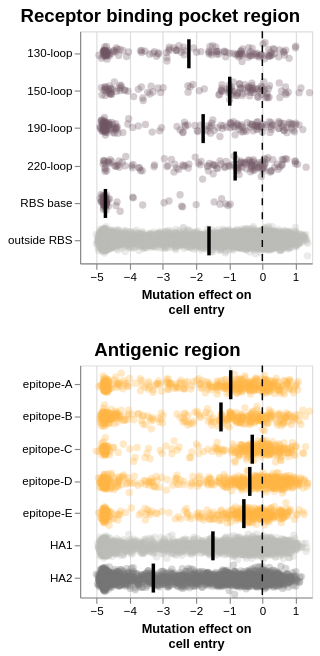

Notebook code for this chart:
### Code cell
(rbs_combined_chart & epitope_combined_chart).resolve_scale(
    color='independent'
)

### Figure 1 — Vega-Lite specification as saved in the notebook (floating-point values rounded to 4 significant figures; data arrays with more than 128 entries replaced by an {"elided": "..."} marker saying what was removed)
{"config": {"view": {"continuousWidth": 300, "continuousHeight": 300}}, "vconcat": [{"concat": [{"layer": [{"data": {"name": "data-a808c998477816bfd6ea81593c5fd7ab"}, "mark": {"type": "circle", "opacity": 0.3, "size": 40, "stroke": null, "strokeWidth": 0}, "encoding": {"color": {"field": "rbs_region", "legend": null, "scale": {"domain": ["outside RBS", "130-loop", "150-loop", "190-loop", "220-loop", "RBS base"], "range": ["#bdbebb", "#725663", "#725663", "#725663", "#725663", "#725663"]}, "type": "nominal"}, "tooltip": [{"field": "site", "type": "nominal"}, {"field": "wildtype", "type": "nominal"}, {"field": "mutant", "type": "nominal"}, {"field": "effect", "type": "quantitative"}], "x": {"field": "effect", "title": ["Mutation effect on", "cell entry"], "type": "quantitative"}, "y": {"field": "rbs_region", "title": null, "type": "nominal"}, "yOffset": {"field": "jitter", "type": "quantitative"}}, "transform": [{"calculate": "sqrt(-2*log(random()))*cos(2*PI*random())", "as": "jitter"}]}, {"data": {"name": "data-a808c998477816bfd6ea81593c5fd7ab"}, "mark": {"type": "tick", "color": "black", "size": 25, "thickness": 3}, "encoding": {"x": {"aggregate": "median", "field": "effect", "type": "quantitative"}, "y": {"field": "rbs_region", "type": "nominal"}}}, {"data": {"name": "empty"}, "mark": {"type": "rule", "color": "black", "opacity": 1.0, "size": 1.25, "strokeDash": [6, 6]}, "encoding": {"x": {"datum": 0}}}], "height": 200, "width": 200}], "resolve": {"scale": {"y": "shared"}}, "spacing": 10, "title": {"text": "Receptor binding pocket region", "anchor": "middle", "fontSize": 16, "fontWeight": "bold"}}, {"concat": [{"layer": [{"data": {"name": "data-b9094b5b2c0aa503ae18bec4b2b3ed9a"}, "mark": {"type": "circle", "opacity": 0.3, "size": 40, "stroke": null, "strokeWidth": 0}, "encoding": {"color": {"field": "region", "legend": null, "scale": {"domain": ["epitope-A", "epitope-B", "epitope-C", "epitope-D", "epitope-E", "HA1", "HA2"], "range": ["#FFB547", "#FFB547", "#FFB547", "#FFB547", "#FFB547", "#bdbebb", "#767676"]}, "type": "nominal"}, "tooltip": [{"field": "site", "type": "nominal"}, {"field": "wildtype", "type": "nominal"}, {"field": "mutant", "type": "nominal"}, {"field": "effect", "type": "quantitative"}], "x": {"field": "effect", "title": ["Mutation effect on", "cell entry"], "type": "quantitative"}, "y": {"field": "region", "sort": ["epitope-A", "epitope-B", "epitope-C", "epitope-D", "epitope-E", "HA1", "HA2"], "title": null, "type": "nominal"}, "yOffset": {"field": "jitter", "type": "quantitative"}}, "transform": [{"calculate": "sqrt(-2*log(random()))*cos(2*PI*random())", "as": "jitter"}]}, {"data": {"name": "data-b9094b5b2c0aa503ae18bec4b2b3ed9a"}, "mark": {"type": "tick", "color": "black", "size": 25, "thickness": 3}, "encoding": {"x": {"aggregate": "median", "field": "effect", "type": "quantitative"}, "y": {"field": "region", "sort": ["epitope-A", "epitope-B", "epitope-C", "epitope-D", "epitope-E", "HA1", "HA2"], "type": "nominal"}}}, {"data": {"name": "empty"}, "mark": {"type": "rule", "color": "black", "opacity": 1.0, "size": 1.25, "strokeDash": [6, 6]}, "encoding": {"x": {"datum": 0}}}], "height": 200, "width": 200}], "resolve": {"scale": {"y": "shared"}}, "spacing": 10, "title": {"text": "Antigenic region", "anchor": "middle", "fontSize": 16, "fontWeight": "bold"}}], "resolve": {"scale": {"color": "independent"}}, "$schema": "https://vega.github.io/schema/vega-lite/v5.20.1.json", "datasets": {"data-a808c998477816bfd6ea81593c5fd7ab": {"elided": "8337 records"}, "empty": [{}], "data-b9094b5b2c0aa503ae18bec4b2b3ed9a": {"elided": "8029 records"}}}
